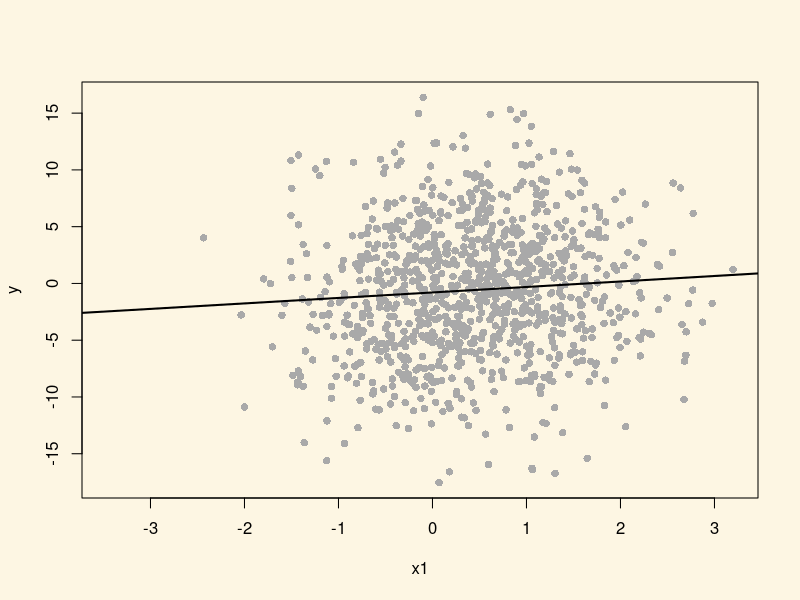
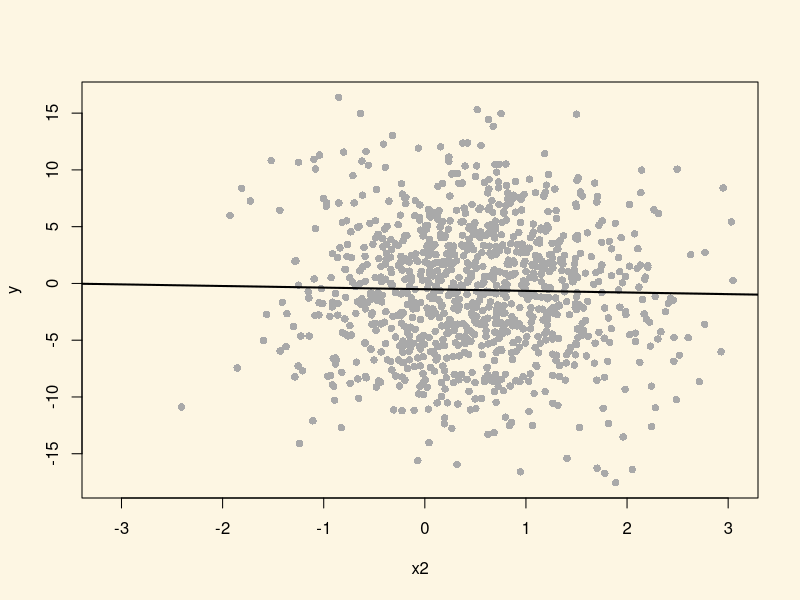
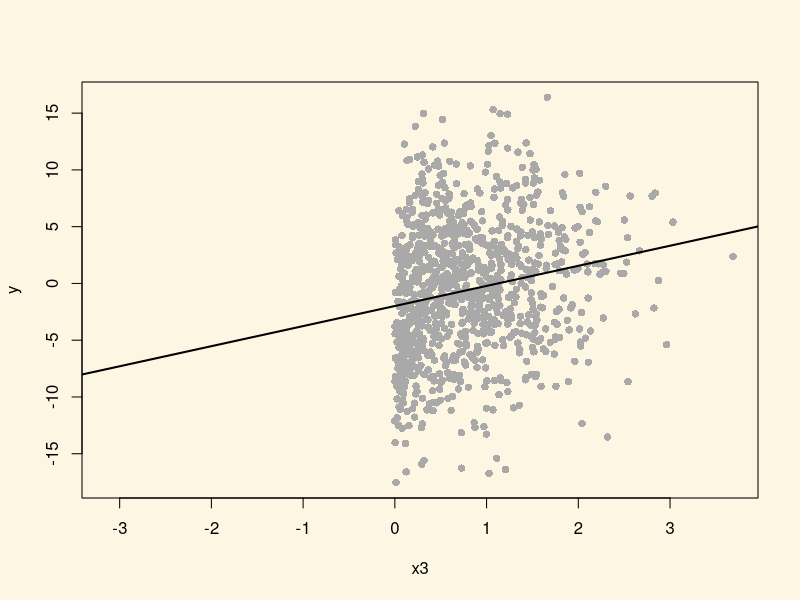
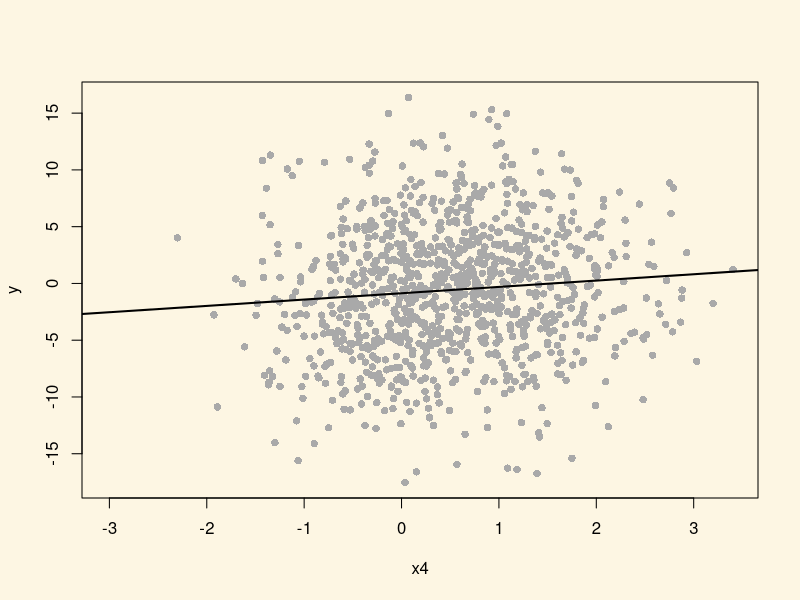
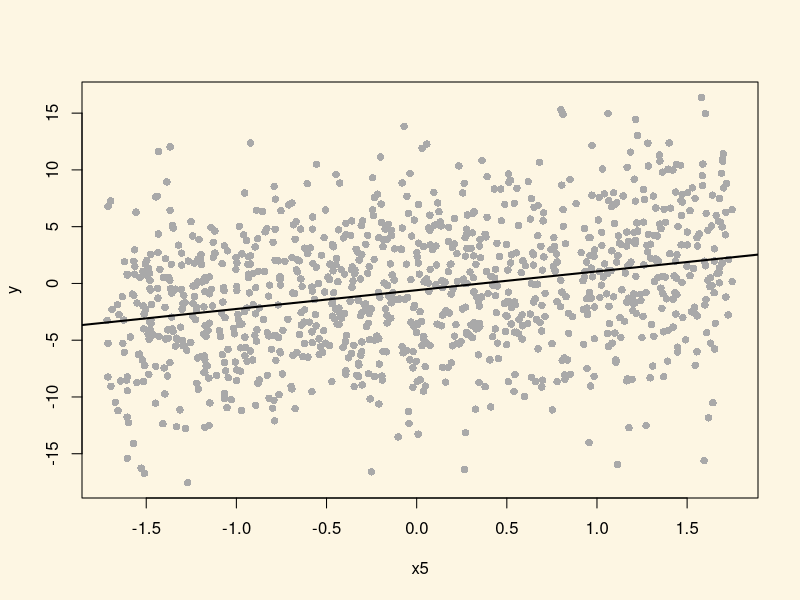
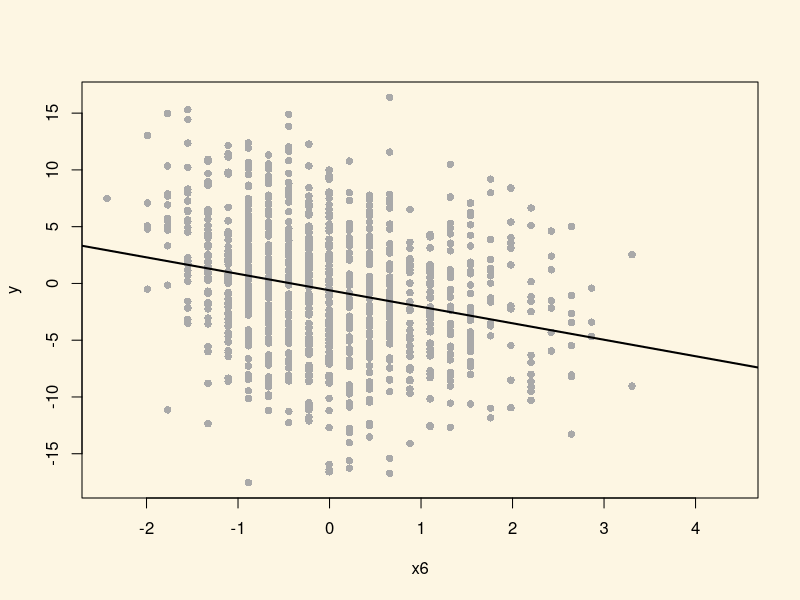

Write R code to recreate these figures, in order.
## ---- chunk 1
knitr::opts_knit$set(global.par = TRUE)
## ---- chunk 2
par(bg = '#fdf6e3')
## ---- chunk 3
rm(list=ls())
## ---- chunk 4
set.seed(123)
## ---- chunk 5
sample(0:10, size = 5, replace = TRUE)
## ---- chunk 6
sample(0:10, size = 5, replace = TRUE)
## ---- chunk 7
set.seed(123)
sample(0:10, size = 5, replace = TRUE)
## ---- chunk 8
# covariance
cov.mat <- matrix( c(1.0, 0.8, 0.5,
                     0.8, 1.0, 0.6,
                     0.5, 0.6, 1.0),
                   nrow = 3, ncol = 3
)
## ---- chunk 9
library(MASS)
dat <- mvrnorm(n = 2000, mu = c(2, -5, 15), Sigma = cov.mat)
## ---- chunk 10
cor(dat)
## ---- chunk 11
dat <- data.frame(
  x1 = dat[, 1],
  x2 = dat[, 2],
  x3 = dat[, 3]
)
## ---- chunk 12
dat$x4 <- dat$x1 * dat$x3
## ---- chunk 13
# uniformly distributed variable
dat$x5 <- runif(2000, min = 0, max = 100)

# negative binomial distributed variable
dat$x6 <- rnegbin(n = 2000, mu = 11, theta = 12)
## ---- chunk 14
dat <- as.data.frame(apply(dat, 2, function(x) scale(x)))
## ---- chunk 15
dat$y <- dat$x4 * 1.2 + dat$x2 * -1.4 + log(dat$x3) * 1.15 + dat$x6 * -1.7 + dat$x6^2 * 0.3 + dat$x6^3 * -0.02
## ---- chunk 16
dat$y <- dat$y + ifelse(dat$x5 < 25, yes = 1.3 * dat$x5, no = 0) + ifelse(dat$x5 > 25 & dat$x5 < 50, yes = 1.9 * dat$x5, no = 0) +
  ifelse(dat$x5 > 50 & dat$x5 < 75, yes = 0.05 * dat$x5, no = 0) + ifelse(dat$x5 > 75, yes = -1.3 * dat$x5, no = 0)
## ---- chunk 17
# random noise
dat$y <- dat$y + rnorm(n = 2000, mean = 0, sd = 5)
## ---- chunk 18
for (i in 1:6){
 plot(
   x = dat[,i],
   y = dat$y,
   pch = 16,
   col = "darkgrey",
   xlab = names(dat)[i],
   ylab = "y"
 )
  # linear relationship between variables
  abline( lm(dat$y ~ dat[,i]), lwd = 2 )
}
